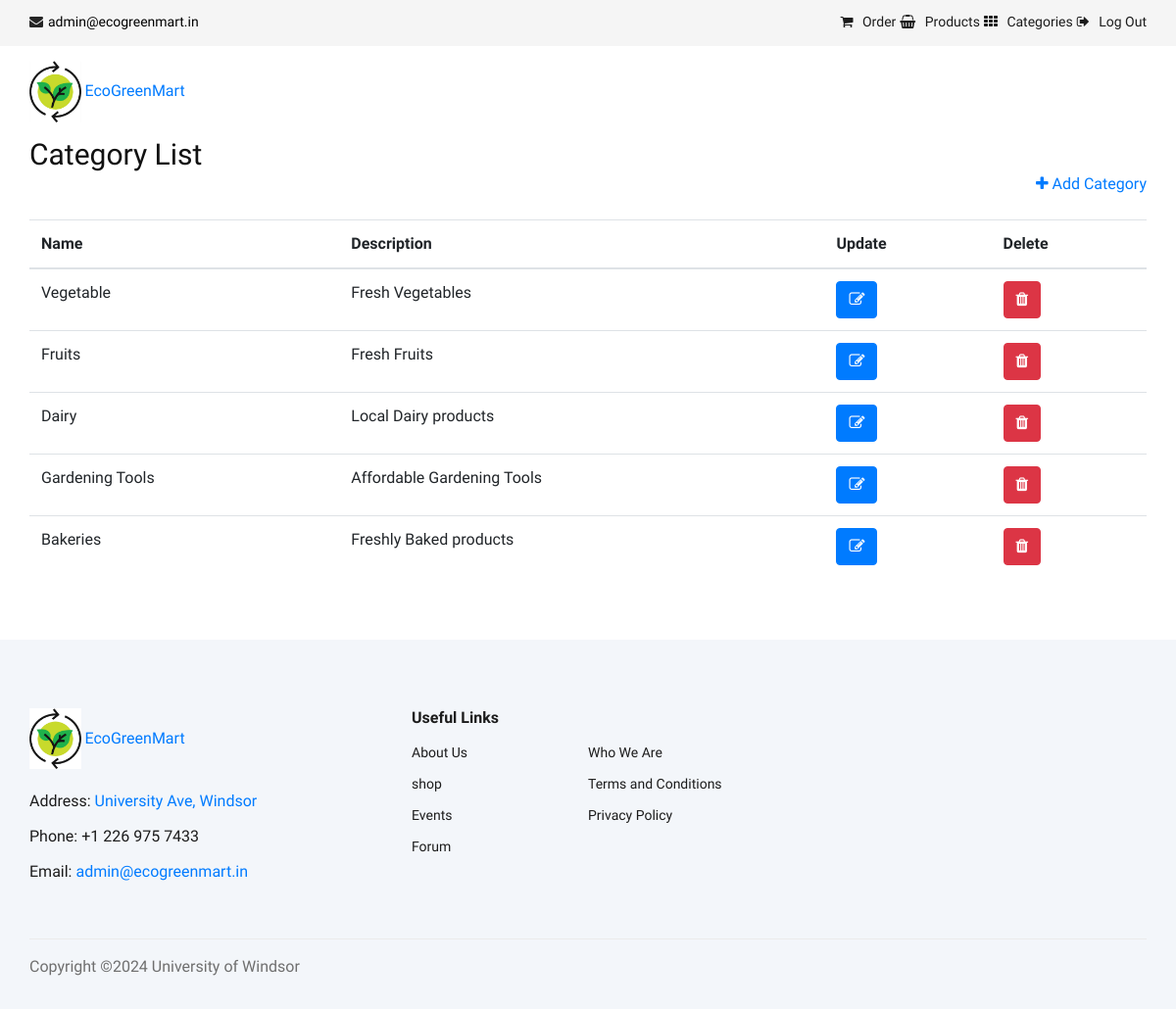
/admin-categories (signed in), run on an earlier commit of the app's database.
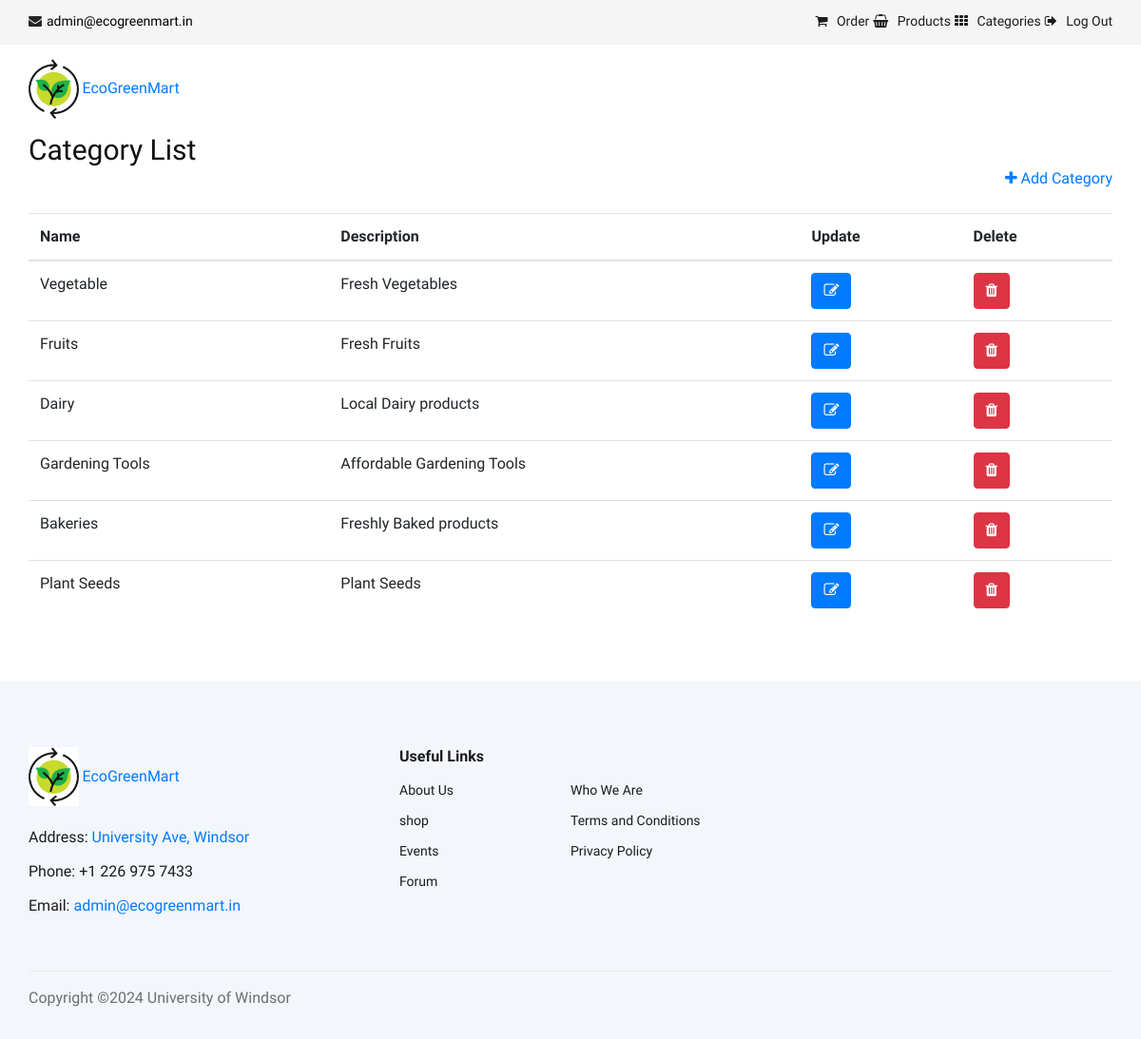
And on a later commit of the database.
### userPortal/models.py (models this page shows, shortened)
class Category(models.Model):
    name = models.CharField(max_length=100)
    description = models.TextField(blank=True, null=True)
    category_image = models.ImageField(upload_to='category_image/', null=True, blank=True) # This field is used to store the image of the category

### userPortal/views.py (the view)
# urls.py: path('admin-categories', admin_categories_view, name='admin-categories'), # Admin categories page
@login_required(login_url='login_as_admin')
def admin_categories_view(request): # View for the admin categories
    categories = models.Category.objects.all() # Get all categories
    return render(request, 'ecom/v2/admin/category/admin_categories.html', {'categories': categories}) # Render the admin categories template with the categories

### userPortal/templates/ecom/v2/admin/category/admin_categories.html (shortened to what this page needs)
<!DOCTYPE html>
{% load widget_tweaks %}
<html lang="zxx">
<head>
    {% load static %}
    {% include 'ecom/v2/base/load_css.html' %}
</head>
<body>
{% include 'ecom/v2/base/header_admin.html' %}
<div class="container">
    <div class="panel panel-primary">
        <div class="panel-heading">
            <h3 class="panel-title">Category List</h3>
        </div>
<a href="/add-category" class="float" style="float: right">
    <i class="fa fa-plus my-float"></i> Add Category
</a>
        <br><br>
        <table class="table table-hover" id="dev-table">
            <thead>
            <tr>
                <th>Name</th>
                <th>Description</th>
                <th>Update</th>
                <th>Delete</th>
            </tr>
            </thead>
            <tbody>
            {% for category in categories %}
                <tr>
                    <td>{{ category.name }}</td>
                    <td>{{ category.description }}</td>
                    <td><a class="btn btn-primary btn-xs" href="{% url 'update-category' category.id %}"><span class="fa fa-edit"></span></a></td>
                    <td><a class="btn btn-danger btn-xs" href="{% url 'delete-category' category.id %}"><span class="fa fa-trash"></span></a></td>
                </tr>
            {% empty %}
                <tr>
                    <td colspan="4">No categories found</td>
                </tr>
            {% endfor %}
            </tbody>
        </table>
    </div>
</div>
<br><br>
{% include 'ecom/v2/base/footer.html' %}
</body>
</html>

What changed in the data, as far as the page shows it:
added Category: name "Plant Seeds", description "Plant Seeds"
